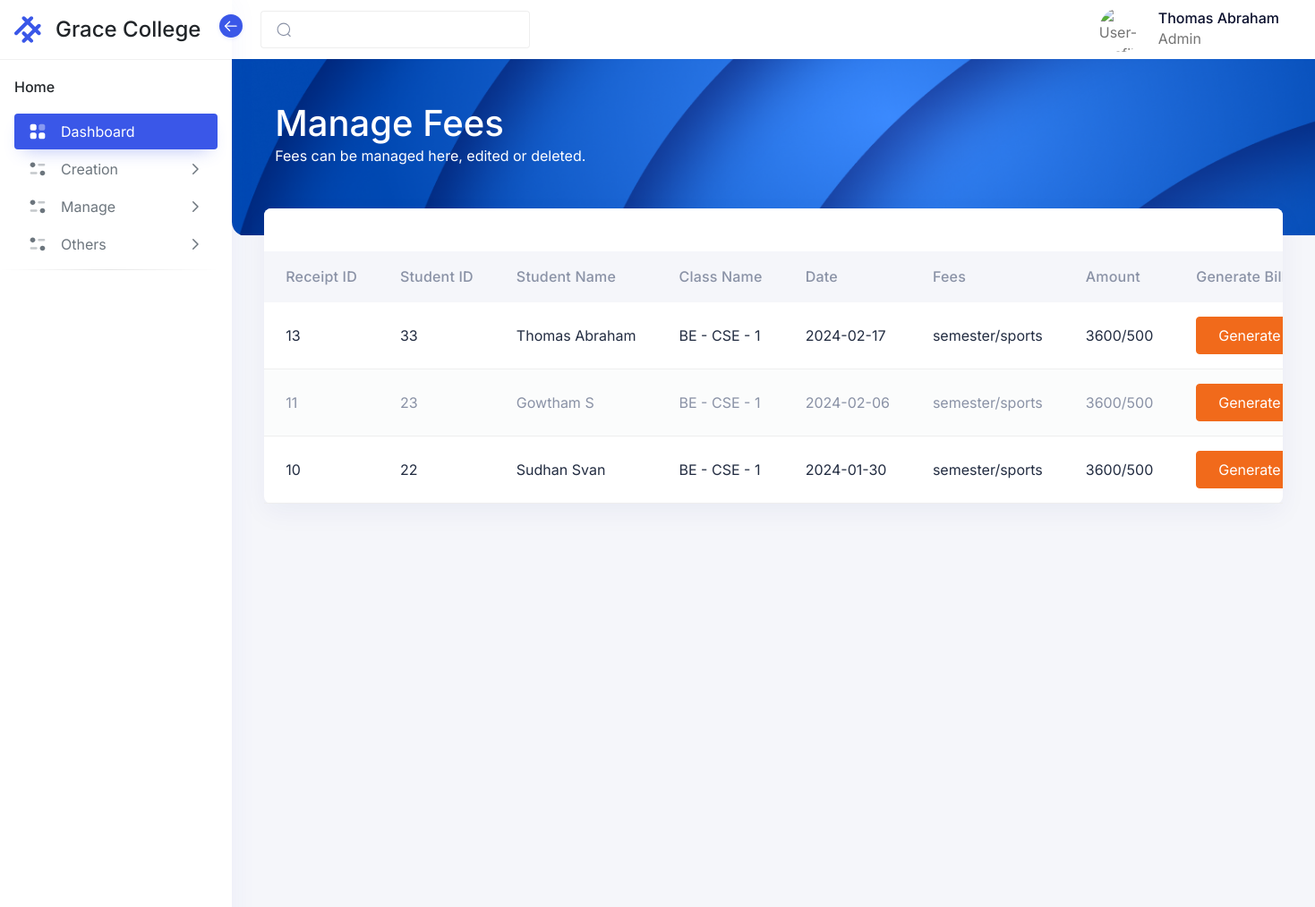
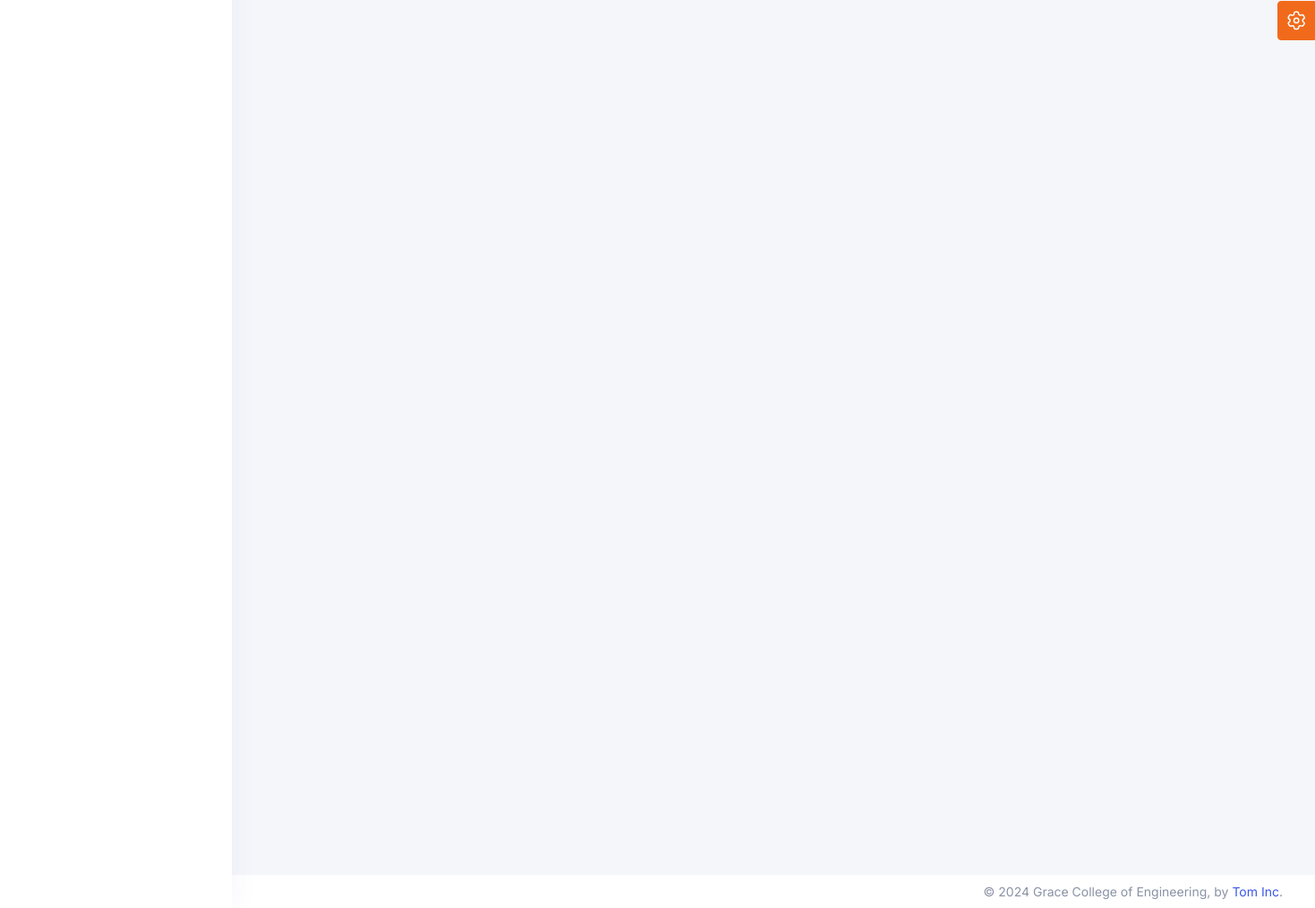
Screenshot of /admin/pages/receiptGeneration.php (signed in) with the database file from the repository (2 pictures, top to bottom).
### tables this page shows
CREATE TABLE `erp_login` (
  `user_id` int(20) NOT NULL,
  `userName` varchar(50) NOT NULL,
  `log_pwd` varchar(100) NOT NULL COMMENT 'login password',
  `phone` varchar(50) NOT NULL,
  `role` varchar(50) NOT NULL,
  `course` varchar(200) NOT NULL,
  `department` varchar(200) NOT NULL,
  `classId` int(11) NOT NULL,
  `l_name` varchar(200) NOT NULL,
  `f_name` varchar(200) NOT NULL,
  `yearOfAdmission` varchar(100) NOT NULL,
  `log_session` timestamp NOT NULL DEFAULT current_timestamp() ON UPDATE current_timestamp() COMMENT 'login session(timestamp)',
  `active` int(5) NOT NULL DEFAULT 1 COMMENT 'active status\r\n(active -1,inactive - 0)',
  `paymentStatus` int(11) NOT NULL
);

CREATE TABLE `erp_receipt` (
  `receiptId` int(11) NOT NULL,
  `studentId` int(11) NOT NULL,
  `date` date NOT NULL,
  `feeName` varchar(500) NOT NULL,
  `amount` varchar(200) NOT NULL
);

CREATE TABLE `erp_class` (
  `classId` int(11) NOT NULL,
  `startingYear` int(11) NOT NULL,
  `endingYear` int(11) NOT NULL,
  `semester` int(11) NOT NULL,
  `department` varchar(200) NOT NULL,
  `course` varchar(200) NOT NULL
);

### admin/pages/receiptGeneration.php (the view, shortened to what this page needs)
<?php
include('/xampp/htdocs/Intern1/Includes/Header.php');
include('../includes/Menu.php');
$sql = "SELECT * FROM `erp_receipt` ORDER BY date DESC";
$result = mysqli_query($conn, $sql);
if ($result) {
    $receipts = array();
    while ($row = $result->fetch_assoc()) {
        $receipts[] = $row;
    }
}
$sql = "SELECT * FROM `erp_class`";
$result = mysqli_query($conn, $sql);
if ($result) {
    $classes = array();
    while ($row = $result->fetch_assoc()) {
        $classes[] = $row;
    }
}
$sql = "SELECT * FROM `erp_login`";
$result = mysqli_query($conn, $sql);
if ($result) {
    $users = array();
    while ($row = $result->fetch_assoc()) {
        $users[] = $row;
    }
}
?>
<div class="iq-navbar-header" style="height: 215px;">
    <div class="container-fluid iq-container">
        <div class="row">
            <div class="col-md-12">
                <div class="flex-wrap d-flex justify-content-between align-items-center">
                    <div>
                        <h1>Manage Fees</h1>
                        <p>Fees can be managed here, edited or deleted.</p>
                    </div>
                </div>
            </div>
        </div>
    </div>
    <div class="iq-header-img">
        <img src="/intern1/assets/images/dashboard/top-header.png" alt="header" class="theme-color-default-img img-fluid w-100 h-100 animated-scaleX">
    </div>
</div>
<div class="conatiner-fluid content-inner mt-n5 py-0 mb-4">
    <div class="row">
        <div class="col-sm-12">
            <div class="card">
                <div class="card-header d-flex justify-content-betweenmb-4">
                </div>
                <div class="card-body p-0">
                    <div class="table-responsive mt-4">
                        <table id="basic-table" class="table table-striped mb-0" role="grid">
                            <thead>
                                <tr>
                                    <th>Receipt ID</th>
                                    <th>Student ID</th>
                                    <th>Student Name</th>
                                    <th>Class Name</th>
                                    <th>Date</th>
                                    <th>Fees</th>
                                    <th>Amount</th>
                                    <th>Generate Bill</th>
                                </tr>
                            </thead>
                            <tbody>
                                <?php foreach ($receipts as $receipt) {
                                    echo "<tr>
                                        <td>$receipt[receiptId]</td>" ?>
                                    <?php
                                    echo "<td>$receipt[studentId]</td>";
                                    foreach ($users as $user) {
                                        if ($user['user_id'] == $receipt['studentId']) {
                                            echo "<td>$user[f_name] $user[l_name] </td>";
                                            foreach ($classes as $class) {
                                                if ($user['classId'] == $class['classId']) {
                                                    echo "<td>$class[course] - $class[department] - $class[semester]</td>";
                                                }
                                            }
                                        }
                                    }
                                    echo "<td>$receipt[date]</td>";
                                    echo "<td>$receipt[feeName]</td>";
                                    echo "<td>$receipt[amount]</td>";
                                    ?>
                                    <td>
                                        <form class="invoiceDataForm" action="invoice.php" method="POST">
                                            <button type="button" class="btn btn-warning generateInvoiceBtn">Generate</button>
                                        </form>
                                    </td>
                                    </tr>
                                <?php } ?>
                            </tbody>
                        </table>
                    </div>
                </div>
            </div>
        </div>
    </div>
</div>
<?php
include('/xampp/htdocs/Intern1/Includes/Footer.php');
?>

### admin/includes/Menu.php (shortened to what this page needs)
<aside class="sidebar sidebar-default sidebar-white sidebar-base navs-rounded-all ">
  <div class="sidebar-header d-flex align-items-center justify-content-start">
    <a href="/intern1/admin/home.php" class="navbar-brand">
      <div class="logo-main">
        <div class="logo-normal">
        </div>
      </div>
      <h4 class="logo-title">Grace College</h4>
    </a>
    <div class="sidebar-toggle" data-toggle="sidebar" data-active="true">
      <i class="icon">
      </i>
    </div>
  </div>
  <div class="sidebar-body pt-0 data-scrollbar">
    <div class="sidebar-list">
      <ul class="navbar-nav iq-main-menu" id="sidebar-menu">
        <li class="nav-item static-item">
          <a class="nav-link static-item disabled" href="../Gallery" tabindex="-1">
            <span class="default-icon">Home</span>
          </a>
        </li>
        <li class="nav-item">
          <a class="nav-link active" aria-current="page" href="../Gallery">
            <i class="icon">
            </i>
            <span class="item-name">Dashboard</span>
          </a>
        </li>
        <li class="nav-item">
          <a class="nav-link" data-bs-toggle="collapse" href="#horizontal-menu1" role="button" aria-expanded="false" aria-controls="horizontal-menu1">
            <i class="icon">
            </i>
            <span class="item-name">Creation</span>
            <i class="right-icon">
              <svg class="icon-18" xmlns="http://www.w3.org/2000/svg" width="18" fill="none" viewBox="0 0 24 24" stroke="currentColor">
                <path stroke-linecap="round" stroke-linejoin="round" stroke-width="2" d="M9 5l7 7-7 7" />
              </svg>
            </i>
          </a>
        </li>
        <li class="nav-item">
          <a class="nav-link" data-bs-toggle="collapse" href="#horizontal-menu2" role="button" aria-expanded="false" aria-controls="horizontal-menu2">
            <i class="icon">
            </i>
            <span class="item-name">Manage</span>
            <i class="right-icon">
              <svg class="icon-18" xmlns="http://www.w3.org/2000/svg" width="18" fill="none" viewBox="0 0 24 24" stroke="currentColor">
                <path stroke-linecap="round" stroke-linejoin="round" stroke-width="2" d="M9 5l7 7-7 7" />
              </svg>
            </i>
          </a>
        </li>
        <li class="nav-item">
          <a class="nav-link" data-bs-toggle="collapse" href="#horizontal-menu3" role="button" aria-expanded="false" aria-controls="horizontal-menu3">
            <i class="icon">
            </i>
            <span class="item-name">Others</span>
            <i class="right-icon">
              <svg class="icon-18" xmlns="http://www.w3.org/2000/svg" width="18" fill="none" viewBox="0 0 24 24" stroke="currentColor">
                <path stroke-linecap="round" stroke-linejoin="round" stroke-width="2" d="M9 5l7 7-7 7" />
              </svg>
            </i>
          </a>
            </li> -->
          </ul>
        <li>
          <hr class="hr-horizontal">
        </li>
    </div>
  </div>
</aside>
<main class="main-content">
  <div class="position-relative iq-banner">
    <nav class="nav navbar navbar-expand-lg navbar-light iq-navbar">
      <div class="container-fluid navbar-inner">
        <div class="input-group search-input">
          <span class="input-group-text" id="search-input">
          </span>
          <input type="search" class="form-control" placeholder="">
        </div>
        <div class="collapse navbar-collapse" id="navbarSupportedContent">
          <ul class="mb-2 navbar-nav ms-auto align-items-center navbar-list mb-lg-0">
            <li class="nav-item dropdown">
              <a class="py-0 nav-link d-flex align-items-center" href="#" id="navbarDropdown" role="button" data-bs-toggle="dropdown" aria-expanded="false">
                <img src="/intern1/assets/images/avatars/01.png" alt="User-Profile" class="theme-color-default-img img-fluid avatar avatar-50 avatar-rounded">
                <div class="caption ms-3 d-none d-md-block ">
                  <h6 class="mb-0 caption-title"><?php echo ucfirst($f_fname . " " . $f_lname) ?></h6>
                  <p class="mb-0 caption-sub-title"><?php echo ucfirst($f_role) ?></p>
                </div>
              </a>
            </li>
          </ul>
        </div>
      </div>
    </nav>
  </div>

### rows the page displays
erp_login: f_name+l_name "Thomas Abraham", role "Admin"
erp_receipt: receiptId "13", studentId "33", date "2024-02-17", feeName "semester/sports", amount "3600/500"
erp_login: f_name "Thomas", l_name "Abraham"
erp_class: course "BE", department "CSE", semester "1"
erp_receipt: receiptId "11", studentId "23", date "2024-02-06", feeName "semester/sports", amount "3600/500"
erp_login: f_name "Gowtham", l_name "S"
erp_receipt: receiptId "10", studentId "22", date "2024-01-30", feeName "semester/sports", amount "3600/500"
erp_login: f_name "Sudhan", l_name "Svan"
